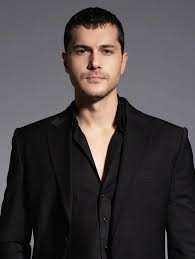
#> input picture Dataset/oyuncular/alperen/1.jpg, 195 x 259 px, found by its file name; its folder holds only this picture in this run
$ jupyter execute main.ipynb   (shell and % lines are left out)
#> lines starting #> are read from the running program, lines starting #| are printed output that depends on the picture; after the words box and inside, x2 and y2 are one past the last pixel; in counts of white or black regions, pixels touching at a corner belong together
[cell 1]
from google.colab import drive
drive.mount('/content/drive')
import cv2
import matplotlib.pyplot as plt
import os
import numpy as np

[cell 2]
oyuncu_yolu = '/content/drive/MyDrive/Dataset/oyuncular/'
test_yolu = '/content/drive/MyDrive/Dataset/test'

face_detector = cv2.CascadeClassifier(cv2.data.haarcascades + 'haarcascade_frontalface_default.xml')

faces = []
ids = []
oyuncu_isimleri = {}

for etiket, oyuncu in enumerate(os.listdir(oyuncu_yolu)):
    oyuncu_isimleri[etiket] = oyuncu
    oyuncu_klasoru = os.path.join(oyuncu_yolu, oyuncu)
    for resim in os.listdir(oyuncu_klasoru):
        resim_yolu = os.path.join(oyuncu_klasoru, resim)
        img = cv2.imread(resim_yolu)
#> img is the input picture: shape (259, 195, 3); mean B, G, R 66.7, 65.9, 71
        gray = cv2.cvtColor(img, cv2.COLOR_BGR2GRAY)
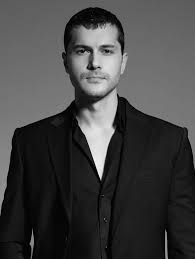
#> gray: shape (259, 195); min 0, max 244, mean 67.5
        yuzler = face_detector.detectMultiScale(gray, scaleFactor=1.1, minNeighbors=10, minSize=(80,80))
#> yuzler = [[51, 16, 88, 88]]
        if len(yuzler) == 1:
            (x, y, w, h) = yuzler[0]
#> x = 51; y = 16; w = 88; h = 88
            roi_gray = gray[y:y+h, x:x+w]
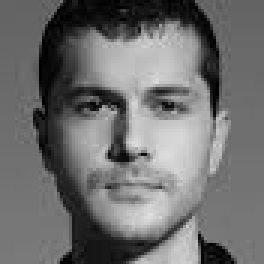
#> roi_gray: shape (88, 88) (shown 3 times larger); min 0, max 223, mean 110.6
            clahe = cv2.createCLAHE(clipLimit=2.0, tileGridSize=(8,8))
            roi_gray = clahe.apply(roi_gray)
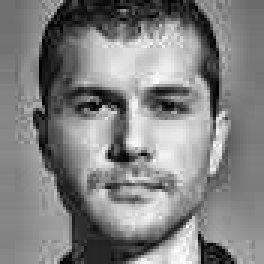
#> roi_gray: shape (88, 88) (shown 3 times larger); min 3, max 255, mean 129.7
            roi_gray = cv2.resize(roi_gray, (100,100))
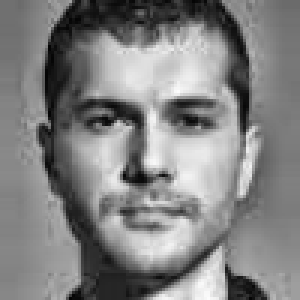
#> roi_gray: shape (100, 100) (shown 3 times larger); min 4, max 252, mean 129.6
            faces.append(roi_gray)
            ids.append(etiket)
#> pass 2 of the loop `for etiket, oyuncu in enumerate(os.listdir(oyuncu_yolu)):`:
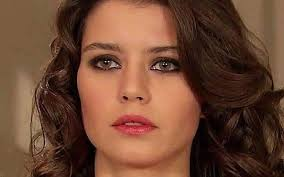
#> input picture Dataset/oyuncular/beren/1.jpg, 284 x 177 px, found by its file name
#> img is the input picture: shape (177, 284, 3); mean B, G, R 52.4, 72.1, 111
#> `gray = cv2.cvtColor(img, cv2.COLOR_BGR2GRAY)`:
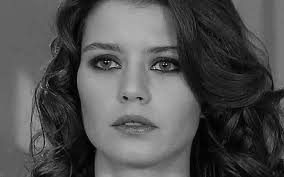
#> gray: shape (177, 284); min 0, max 231, mean 81.5
#> yuzler = [[65, 15, 135, 135]]
#> `(x, y, w, h) = yuzler[0]`: x = 65; y = 15; w = 135
#> `roi_gray = cv2.resize(roi_gray, (100,100))`:
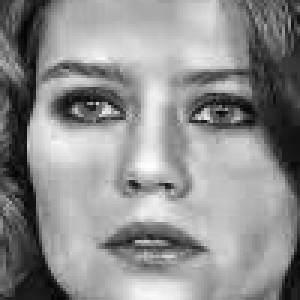
#> roi_gray: shape (100, 100) (shown 3 times larger); min 4, max 255, mean 142.2

recognize = cv2.face.LBPHFaceRecognizer_create(radius=1,neighbors=8,grid_x=8,grid_y=8,threshold=200.0)
recognize.train(faces,np.array(ids))

[cell 3]
img = cv2.imread(test_yolu+'/test5.jpg')
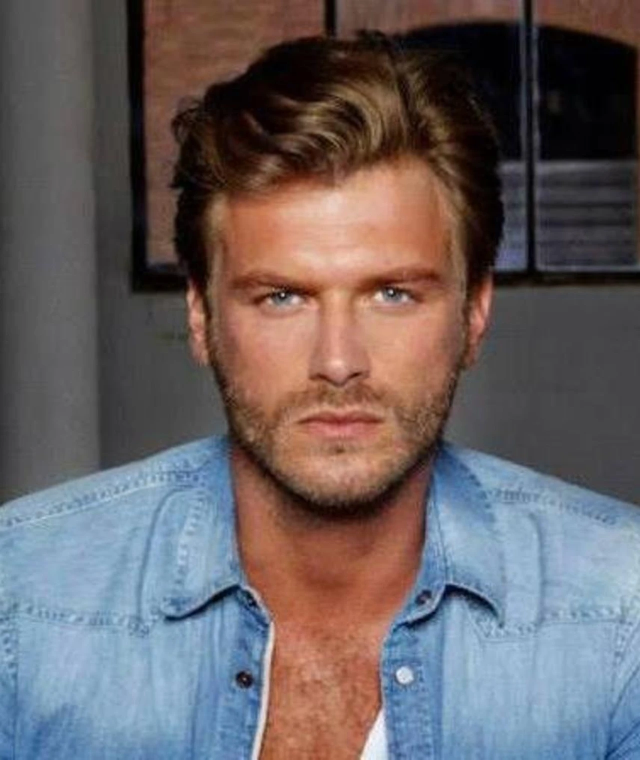
#> input picture Dataset/test/test5.jpg, 1280 x 1519 px, found by its file name (shown at 1/2 size)
#> img is the input picture: shape (1519, 1280, 3); mean B, G, R 99.2, 97.2, 105.2
gray = cv2.cvtColor(img,cv2.COLOR_BGR2GRAY)
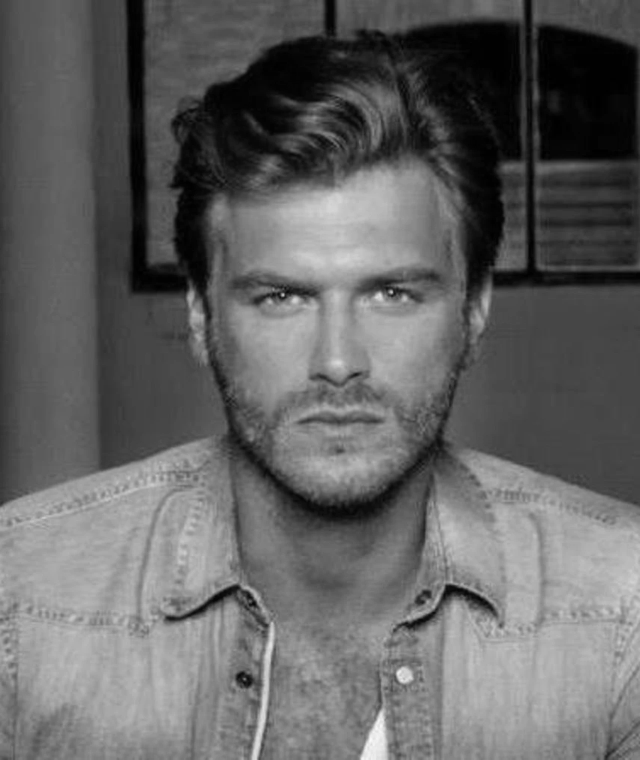
#> gray: shape (1519, 1280) (shown at 1/2 size); min 0, max 250, mean 99.9
face = face_detector.detectMultiScale(gray,scaleFactor=1.1, minNeighbors=5,minSize=(40,40))
#> face = [[384, 368, 591, 591]]
print(len(face))
#| 1

for(x,y,w,h) in face:
  roi_gray = gray[y:y+h,x:x+w]
  if roi_gray.size == 0:
    continue
  clahe = cv2.createCLAHE(clipLimit=2.0, tileGridSize=(8,8))
  image = clahe.apply(roi_gray)
  roi_img = cv2.resize(image, (100, 100))
  etiket, skor = recognize.predict(roi_img)
  if skor > 100:
    isim = "kayitli degil"
  else:
    isim = oyuncu_isimleri[etiket]
  cv2.rectangle(img,(x,y),(x+w,y+h),(0,255,0),4)
  cv2.putText(img,f"{isim} ({skor: .2f})",(x,y-10),cv2.FONT_HERSHEY_SIMPLEX,1,(0,0,255),2)
#> this loop made 1 pass
#> (x, y, w, h, etiket, skor, isim) on pass 1: (384, 368, 591, 591, 1, 102.6, 'kayitli degil')
#> pass 1, `roi_gray = gray[y:y+h,x:x+w]`:
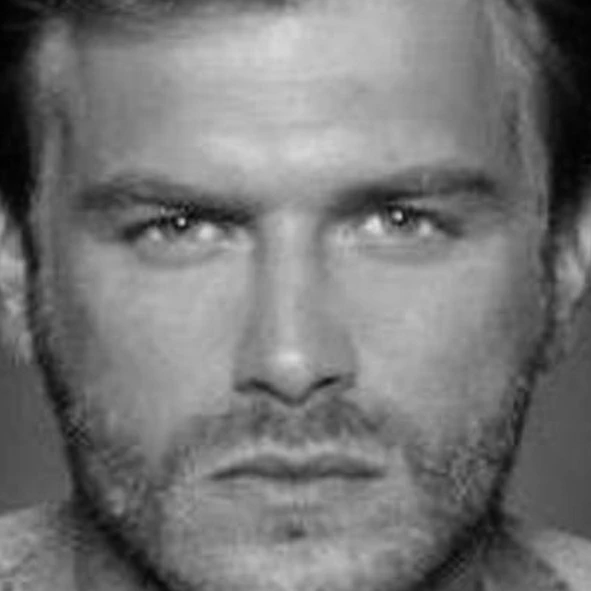
#> roi_gray: shape (591, 591); min 1, max 224, mean 117.5
#> pass 1, `image = clahe.apply(roi_gray)`:
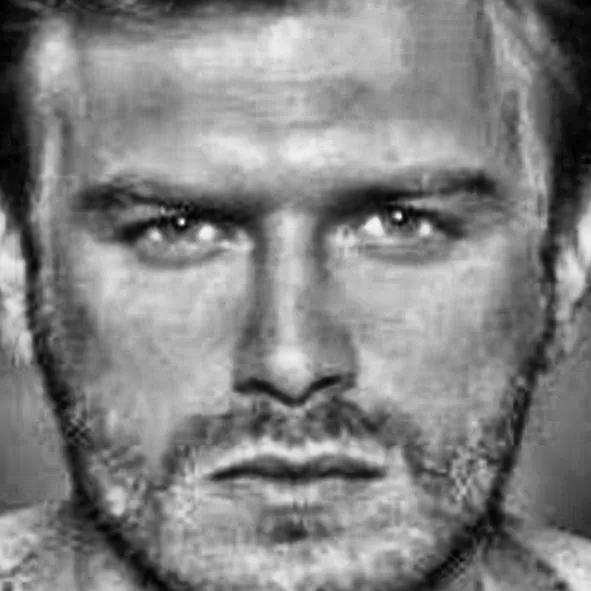
#> image: shape (591, 591); min 1, max 246, mean 131.1
#> pass 1, `roi_img = cv2.resize(image, (100, 100))`:
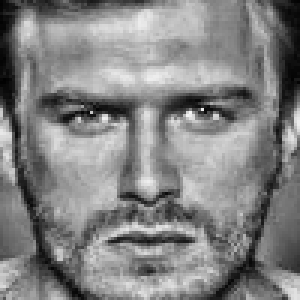
#> roi_img: shape (100, 100) (shown 3 times larger); min 1, max 244, mean 131
#> after the loop:
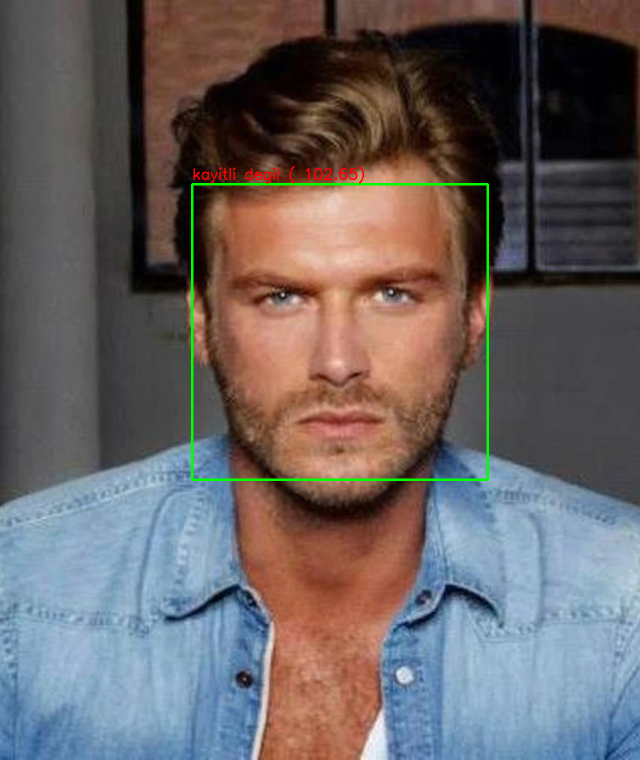
#> img: shape (1519, 1280, 3) (shown at 1/2 size); 0.73% of pixels changed, all inside (x1, y1, x2, y2) = (382, 332, 978, 962)

[cell 4]
img_rgb = cv2.cvtColor(img,cv2.COLOR_BGR2RGB)
plt.figure(figsize=(10,10))
plt.imshow(img_rgb)
plt.axis('off')
